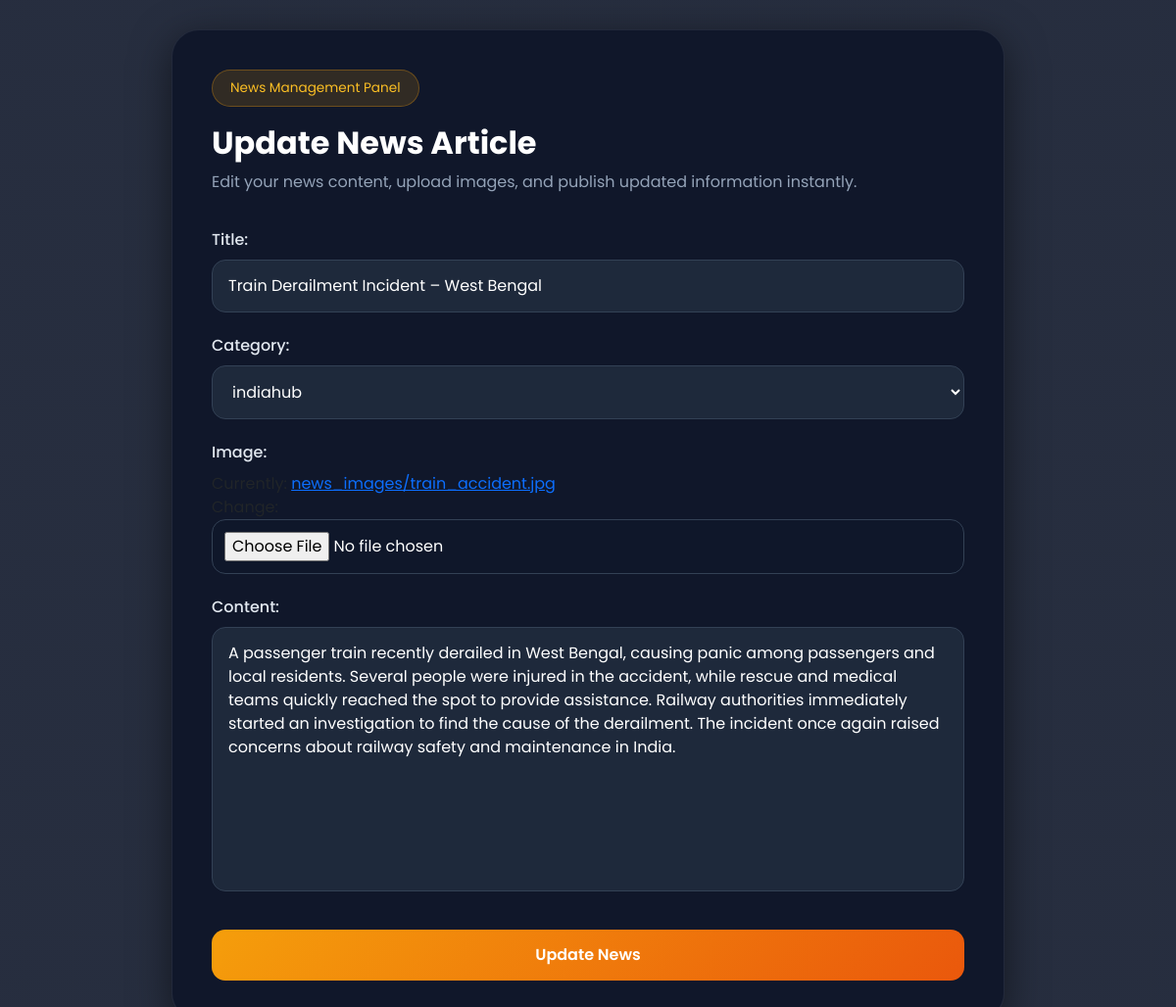
The app's page /update-news/5/ (signed in) with its own data.
### myapp/models.py (models this page shows, shortened)
class News(models.Model):
    title = models.CharField(max_length=200)
    category = models.ForeignKey(Category, on_delete=models.CASCADE)
    author = models.ForeignKey(User, on_delete=models.CASCADE)
    image = models.ImageField(upload_to='news_images/')
    content = models.TextField()
    created_at = models.DateTimeField(auto_now_add=True)
    likes = models.ManyToManyField(User, related_name='news_like', blank=True)

### myapp/views.py (the view)
# urls.py: path('update-news/<int:id>/', views.update_news, name='update_news'),
@login_required
def update_news(request, id):
    news = get_object_or_404(News, id=id)
    if request.user != news.author:
        return redirect('home')
    if request.method == 'POST':
        form = NewsForm(request.POST, request.FILES, instance=news)
        if form.is_valid():
            form.save()
            return redirect('dashboard')
    else:
        form = NewsForm(instance=news)
    return render(request, 'update_news.html', {'form': form})

### myapp/forms.py
class NewsForm(forms.ModelForm):
    class Meta:
        model = News
        fields = ['title', 'category', 'image', 'content']

### myapp/models.py (called while the page is built)
    def __str__(self):
        return self.name

### templates/update_news.html (shortened to what this page needs)
{% load static %}
<!DOCTYPE html>
<html lang="en">
<head>
    <link href="https://cdn.jsdelivr.net/npm/bootstrap@5.3.3/dist/css/bootstrap.min.css" rel="stylesheet">
</head>
<body>
    <div class="update-card">
        <span class="top-badge">
            News Management Panel
        </span>
        <h2 class="title">
            Update News Article
        </h2>
        <p class="subtitle">
            Edit your news content, upload images, and publish updated information instantly.
        </p>
        <form method="POST" enctype="multipart/form-data">
            {{ form.as_p }}
            <button class="update-btn">
                Update News
            </button>
        </form>
    </div>
</body>
</html>

### templates/update_news.html (style rules this page uses)
* { margin:0; padding:0; box-sizing:border-box; font-family:'Poppins', sans-serif; }
body { min-height:100vh; background: linear-gradient(rgba(15,23,42,0.9), rgba(15,23,42,0.9)), url('https://images.unsplash.com/photo-1495020689067-958852a7765e?q=80&w=2070&auto=format&fit=crop'); background-size:cover; background-position:center; display:flex; align-items:center; justify-content:center; padding:30px 15px; }
.update-card { width:100%; max-width:850px; background:rgba(15,23,42,0.95); backdrop-filter:blur(10px); border-radius:28px; padding:40px; box-shadow:0 10px 40px rgba(0,0,0,0.5); border:1px solid rgba(255,255,255,0.08); }
.title { color:white; font-size:2rem; font-weight:700; margin-bottom:8px; }
.subtitle { color:#94a3b8; margin-bottom:35px; }
form p { margin-bottom:22px; }
form label { display:block; margin-bottom:8px; color:#e2e8f0; font-weight:500; }
form input, form textarea, form select { width:100%; background:#1e293b; border:1px solid #334155; color:white; padding:14px 16px; border-radius:14px; outline:none; transition:0.3s; }
form textarea { min-height:140px; resize:none; }
input[type="file"] { background:#0f172a; padding:12px; }
.update-btn { width:100%; border:none; background:linear-gradient(135deg,#f59e0b,#ea580c); color:white; padding:14px; border-radius:14px; font-size:1rem; font-weight:600; transition:0.3s; margin-top:10px; }
.top-badge { display:inline-block; background:rgba(245,158,11,0.15); color:#fbbf24; padding:8px 18px; border-radius:30px; font-size:0.85rem; margin-bottom:18px; border:1px solid rgba(245,158,11,0.3); }

### records on screen
News: title "Train Derailment Incident – West Bengal", category "indiahub", content "A passenger train recently derailed in West Bengal, causing panic among passengers and local residents. Several people were injured in the accident, while rescue and medical teams quickly reached the spot to provide assistance. Railway authorities immediately started an investigation to find the cause of the derailment. The incident once again raised concerns about railway safety and maintenance in India."
